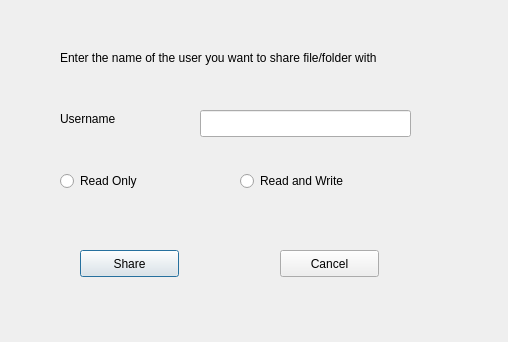
<?xml version="1.0" encoding="UTF-8"?>
<ui version="4.0">
 <class>share</class>
 <widget class="QDialog" name="share">
  <property name="geometry">
   <rect>
    <x>0</x>
    <y>0</y>
    <width>508</width>
    <height>342</height>
   </rect>
  </property>
  <property name="windowTitle">
   <string>Dialog</string>
  </property>
  <widget class="QLabel" name="label">
   <property name="geometry">
    <rect>
     <x>60</x>
     <y>110</y>
     <width>81</width>
     <height>17</height>
    </rect>
   </property>
   <property name="text">
    <string>Username</string>
   </property>
  </widget>
  <widget class="QLineEdit" name="lineEdit">
   <property name="geometry">
    <rect>
     <x>200</x>
     <y>110</y>
     <width>211</width>
     <height>27</height>
    </rect>
   </property>
  </widget>
  <widget class="QLabel" name="label_2">
   <property name="geometry">
    <rect>
     <x>60</x>
     <y>50</y>
     <width>421</width>
     <height>16</height>
    </rect>
   </property>
   <property name="text">
    <string>Enter the name of the user you want to share file/folder with</string>
   </property>
  </widget>
  <widget class="QRadioButton" name="radioButton">
   <property name="geometry">
    <rect>
     <x>60</x>
     <y>170</y>
     <width>117</width>
     <height>22</height>
    </rect>
   </property>
   <property name="text">
    <string>Read Only </string>
   </property>
  </widget>
  <widget class="QRadioButton" name="radioButton_2">
   <property name="geometry">
    <rect>
     <x>240</x>
     <y>170</y>
     <width>151</width>
     <height>22</height>
    </rect>
   </property>
   <property name="text">
    <string>Read and Write</string>
   </property>
  </widget>
  <widget class="QPushButton" name="pushButton">
   <property name="geometry">
    <rect>
     <x>80</x>
     <y>250</y>
     <width>99</width>
     <height>27</height>
    </rect>
   </property>
   <property name="text">
    <string>Share</string>
   </property>
  </widget>
  <widget class="QPushButton" name="pushButton_2">
   <property name="geometry">
    <rect>
     <x>280</x>
     <y>250</y>
     <width>99</width>
     <height>27</height>
    </rect>
   </property>
   <property name="text">
    <string>Cancel</string>
   </property>
  </widget>
 </widget>
 <resources/>
 <connections/>
</ui>
